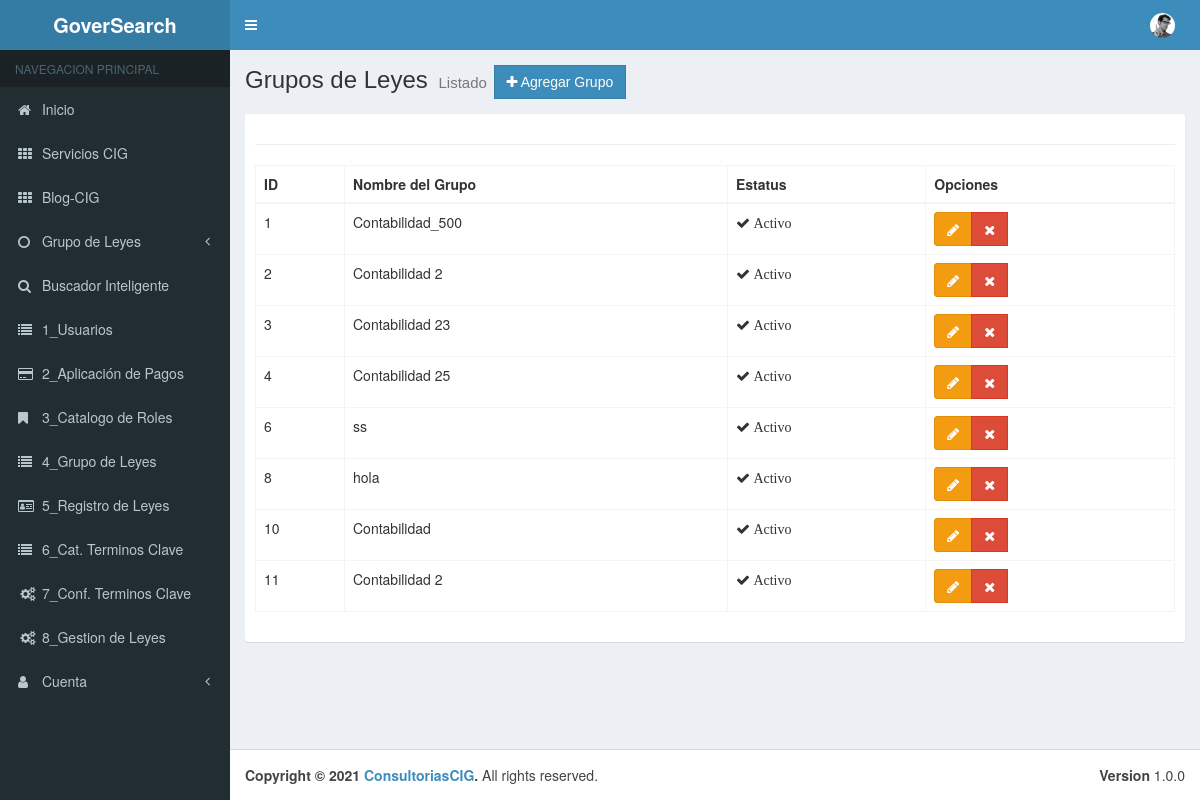
Page /Menu/cGrupo_Leyes on the earlier database version.
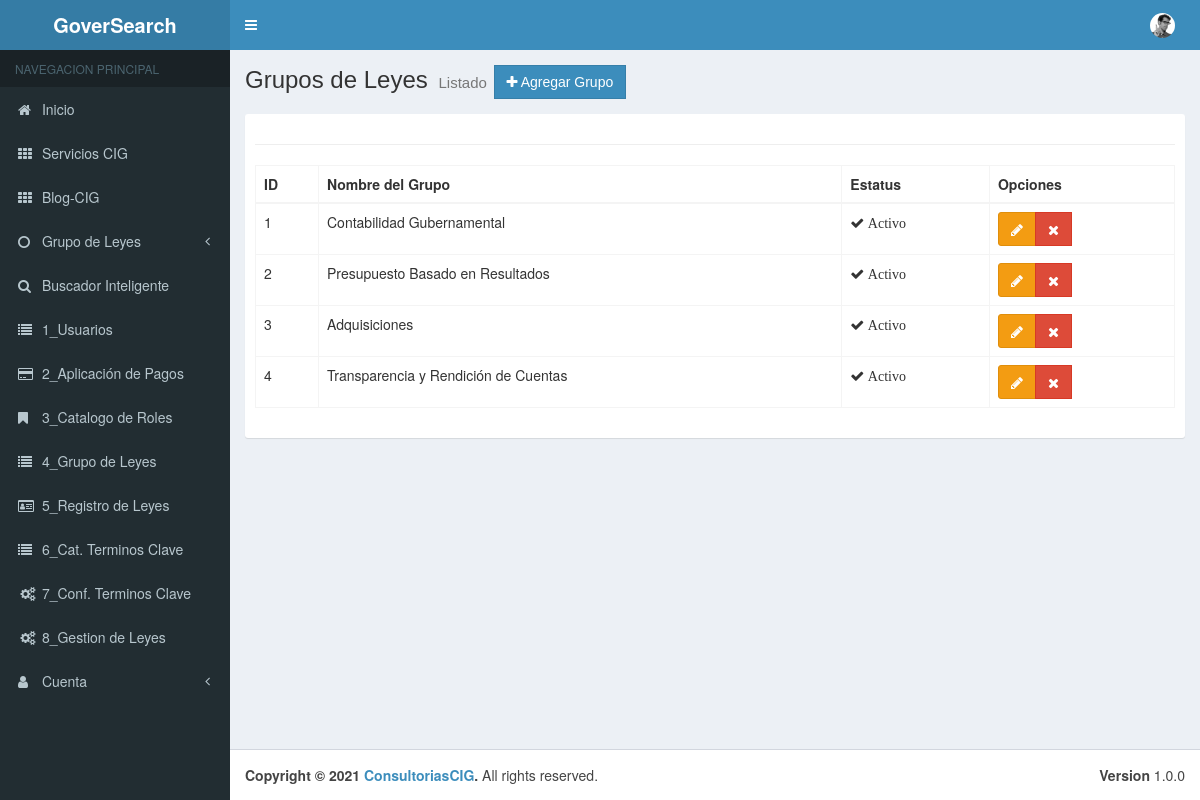
Same page on the later database version.
### tables this page shows
CREATE TABLE `tbl_gpo_leyes` (
  `pk_Gpo_Ley` int(11) NOT NULL,
  `Nombre_de_Grupo` varchar(50) NOT NULL,
  `Estado` bit(1) NOT NULL
);

### application/controllers/Menu/cGrupo_Leyes.php (called while the page is built, shortened)
<?php
class cGrupo_Leyes extends CI_Controller {
	public function __construct(){
		$this->load->model("Grupo_Leyes_Model");
		$this->load->model("Reg_Leyes_Model");
		$this->load->model("Gestion_Model");
	}
	public function index()
	{
		$aside = array(
			'cGrupos' => $this->Grupo_Leyes_Model->getGrupo_Model(),
		);
			$data = array(
			'gpleyes' =>$this->Grupo_Leyes_Model->getGrupo_Model(),
		);
		$this->load->view("layouts/header");
		$this->load->view("layouts/aside", $aside);
		$this->load->view("admin/Menu/vGrupo_Leyes/list", $data);
		$this->load->view("layouts/footer");
	}
}

### index.php (called while the page is built, shortened)
<?php
require_once BASEPATH.'core/CodeIgniter.php';

### application/models/Grupo_Leyes_Model.php (called while the page is built, shortened)
<?php
class Grupo_Leyes_Model extends CI_Model {
    public function getGrupo_Model(){
        $this->db->where("Estado","1");
        $resultados = $this->db->get("tbl_gpo_leyes");
        return $resultados->result();
    }
}

### application/views/admin/Menu/vGrupo_Leyes/list.php (the view, shortened to what this page needs)
<div class="content-wrapper">
    <section class="content-header">
        <h1>
        Grupos de Leyes
        <small>Listado</small>
        <a href="<?php echo base_url();?>Menu/cGrupo_Leyes/add" class="btn btn-primary btn-flat"><span class="fa fa-plus"></span> Agregar Grupo</a>
        </h1>
    </section>
    <section class="content">
        <div class="box box-solid">
            <div class="box-body">
                <hr>
                <div class="row">
                    <div class="col-md-12">
                        <table id="example1" class="table table-bordered table-hover">
                            <thead>
                            <tr>
                                <th>ID</th>
                                <th>Nombre del Grupo</th>
                                <th>Estatus</th>
                                <th>Opciones</th>
                                </tr>
                            </thead>
                            <tbody>
                                <?php if(!empty($gpleyes)):?>
                                    <?php foreach($gpleyes as $gpley):?>
                                        <tr>
                                            <td><?php echo $gpley->pk_Gpo_Ley;?></td>
                                            <td><?php echo $gpley->Nombre_de_Grupo;?></td>
                                            <td>
                                                <?php if($gpley->Estado == 0): ?>
                                                    <span class="fa fa-times"> Inactivo</span>
                                                <?php else:?>
                                                    <span class="fa fa-check"> Activo</span>
                                                <?php endif;?>
                                            </td>
                                            <td>
                                                <div class="btn-group">
                                                    <a href="<?php echo base_url()?>Menu/cGrupo_Leyes/edit/<?php echo $gpley->pk_Gpo_Ley;?>" class="btn btn-warning"><span class="fa fa-pencil"></span></a>
                                                    <a href="<?php echo base_url();?>Menu/cGrupo_Leyes/delete/<?php echo $gpley->pk_Gpo_Ley;?>" class="btn btn-danger btn-flat"><span class="fa fa-remove"></span></a>
                                                </div>
                                            </td>
                                        </tr>
                                    <?php endforeach;?>
                                <?php endif;?>
                            </tbody>
                        </table>
                    </div>
                </div>
            </div>
        </div>
    </section>
</div>

### application/views/layouts/header.php (shortened to what this page needs)
<!DOCTYPE html>
<html lang="es">
<head>
    <link rel="stylesheet" href="<?php echo base_url();?>assets/template/bootstrap/css/bootstrap.min.css">
    <link rel="stylesheet" href="<?php echo base_url();?>assets/template/datatables.net-bs/css/dataTables.bootstrap.min.css">
    <link rel="stylesheet" href="<?php echo base_url();?>assets/template/datatables-export/css/buttons.dataTables.min.css">
    <link rel="stylesheet" href="<?php echo base_url();?>assets/template/font-awesome/css/font-awesome.min.css">
    <link rel="stylesheet" href="<?php echo base_url();?>assets/template/dist/css/AdminLTE.min.css">
    <link rel="stylesheet" href="<?php echo base_url();?>assets/template/dist/css/skins/_all-skins.min.css">
</head>
<body class="hold-transition skin-blue sidebar-mini">
    <div class="wrapper">
        <header class="main-header">
            <a href="<?php echo base_url();?>" class="logo">
                <span class="logo-lg"><b>GoverSearch</b></span>
            </a>
            <nav class="navbar navbar-static-top">
                <a href="#" class="sidebar-toggle" data-toggle="push-menu" role="button">
                </a>
                <div class="navbar-custom-menu">
                    <ul class="nav navbar-nav">
                        <li class="dropdown user user-menu">
                            <a href="#" class="dropdown-toggle" data-toggle="dropdown">
                                <img src="<?php echo base_url()?>assets/template/dist/img/user2-160x160.jpg" class="user-image" alt="User Image">
                            </a>
                        </li>
                    </ul>
                </div>
            </nav>
        </header>

### application/views/layouts/aside.php (shortened to what this page needs)
<aside class="main-sidebar">
    <section class="sidebar">
        <ul class="sidebar-menu" data-widget="tree">
            <li class="header">NAVEGACION PRINCIPAL</li>
            <li>
                <a href="<?php echo base_url();?>">
                    <i class="fa fa-home"></i> <span>Inicio</span>
                </a>
            </li>
                <li class="treeview">
                    <li>
                        <a href="https://consultorescig.mx/"><i class="fa fa-th"></i> <span> Servicios CIG</span>
                        </a>
                    </li>
                </li>
            <li class="treeview">
                    <li>
                        <a href="https://consultorescig.mx/#blog"><i class="fa fa-th"></i> <span>Blog-CIG</span>
                        </a>
                    </li>
                </li>
            <li class="treeview">
                <a href="#">
                    <i class="fa fa-circle-o"></i> <span>Grupo de Leyes</span>
                        <span class="pull-right-container">
                            <i class="fa fa-angle-left pull-right"></i>
                        </span>
                </a>
                </li>
            <li class="treeview">
                    <li>
                    <a href="<?php echo base_url();?>Menu/cBuscador"><i class="fa fa-search"></i><span> Buscador Inteligente</span></a>
                    </li>
                </li>
            <li class="treeview">
                    <li>
                    <a href="<?php echo base_url();?>Menu/cUsuarios"><i class="fa fa-list"></i><span> 1_Usuarios</span> </a>
                    </li>
                </li>
            <li class="treeview">
                    <li>
                    <a href="<?php echo base_url();?>Menu/cPagos"><i class="fa fa-credit-card"></i><span> 2_Aplicación de Pagos</span></a>
                    </li>
                </li>
            <li class="treeview">
                    <li>
                    <a href="<?php echo base_url();?>Menu/cRoles"><i class="fa fa-bookmark"></i><span> 3_Catalogo de Roles</span></a>
                    </li>
                </li>
            <li class="treeview">
                    <li>
                    <a href="<?php echo base_url();?>Menu/cGrupo_Leyes"><i class="fa fa-list"></i><span> 4_Grupo de Leyes</span></a>
                    </li>
                </li>
            <li class="treeview">
                    <li>
                    <a href="<?php echo base_url();?>Menu/cReg_Leyes"><i class="fa fa-id-card-o"></i><span> 5_Registro de Leyes</span></a>
                    </li>
                </li>
            <li class="treeview">
                    <li>
                    <a href="<?php echo base_url();?>Menu/cClaves"><i class="fa fa-list"></i><span> 6_Cat. Terminos Clave</span></a>
                    </li>
                </li>
            <li class="treeview">
                    <li>
                    <a href="<?php echo base_url();?>Menu/cTer_Clave"><i class="fa fa-cogs fa-fw"></i><span> 7_Conf. Terminos Clave</span></a>
                    </li>
                </li>
            <li class="treeview">
                    <li>
                    <a href="<?php echo base_url();?>Menu/cGestion"><i class="fa fa-cogs fa-fw"></i><span> 8_Gestion de Leyes</span></a>
                    </li>
                </li>
             <li class="treeview">
                <a href="#">
                    <i class="fa fa-user"></i> <span>Cuenta</span>
                            <span class="pull-right-container">
                        <i class="fa fa-angle-left pull-right"></i>
                    </span>
                </a>
            </li>
        </ul>
    </section>
</aside>

### application/views/layouts/footer.php (shortened to what this page needs)
<footer class="main-footer">
            <div class="pull-right hidden-xs">
                <b>Version</b> 1.0.0
            </div>
            <strong>Copyright &copy; 2021 <a href="https://consultorescig.mx/">ConsultoriasCIG</a>.</strong> All rights
            reserved.
        </footer>
    </div>
</body>
</html>

Differences in the rows shown:
removed tbl_gpo_leyes: pk_Gpo_Ley "6", Nombre_de_Grupo "ss", Estado "Activo"
removed tbl_gpo_leyes: pk_Gpo_Ley "8", Nombre_de_Grupo "hola", Estado "Activo"
removed tbl_gpo_leyes: pk_Gpo_Ley "10", Nombre_de_Grupo "Contabilidad", Estado "Activo"
removed tbl_gpo_leyes: pk_Gpo_Ley "11", Nombre_de_Grupo "Contabilidad 2", Estado "Activo"
changed tbl_gpo_leyes id 1: Nombre_de_Grupo "Contabilidad_500" → "Contabilidad Gubernamental"
changed tbl_gpo_leyes id 2: Nombre_de_Grupo "Contabilidad 2" → "Presupuesto Basado en Resultados"
changed tbl_gpo_leyes id 3: Nombre_de_Grupo "Contabilidad 23" → "Adquisiciones"
changed tbl_gpo_leyes id 4: Nombre_de_Grupo "Contabilidad 25" → "Transparencia y Rendición de Cuentas"
